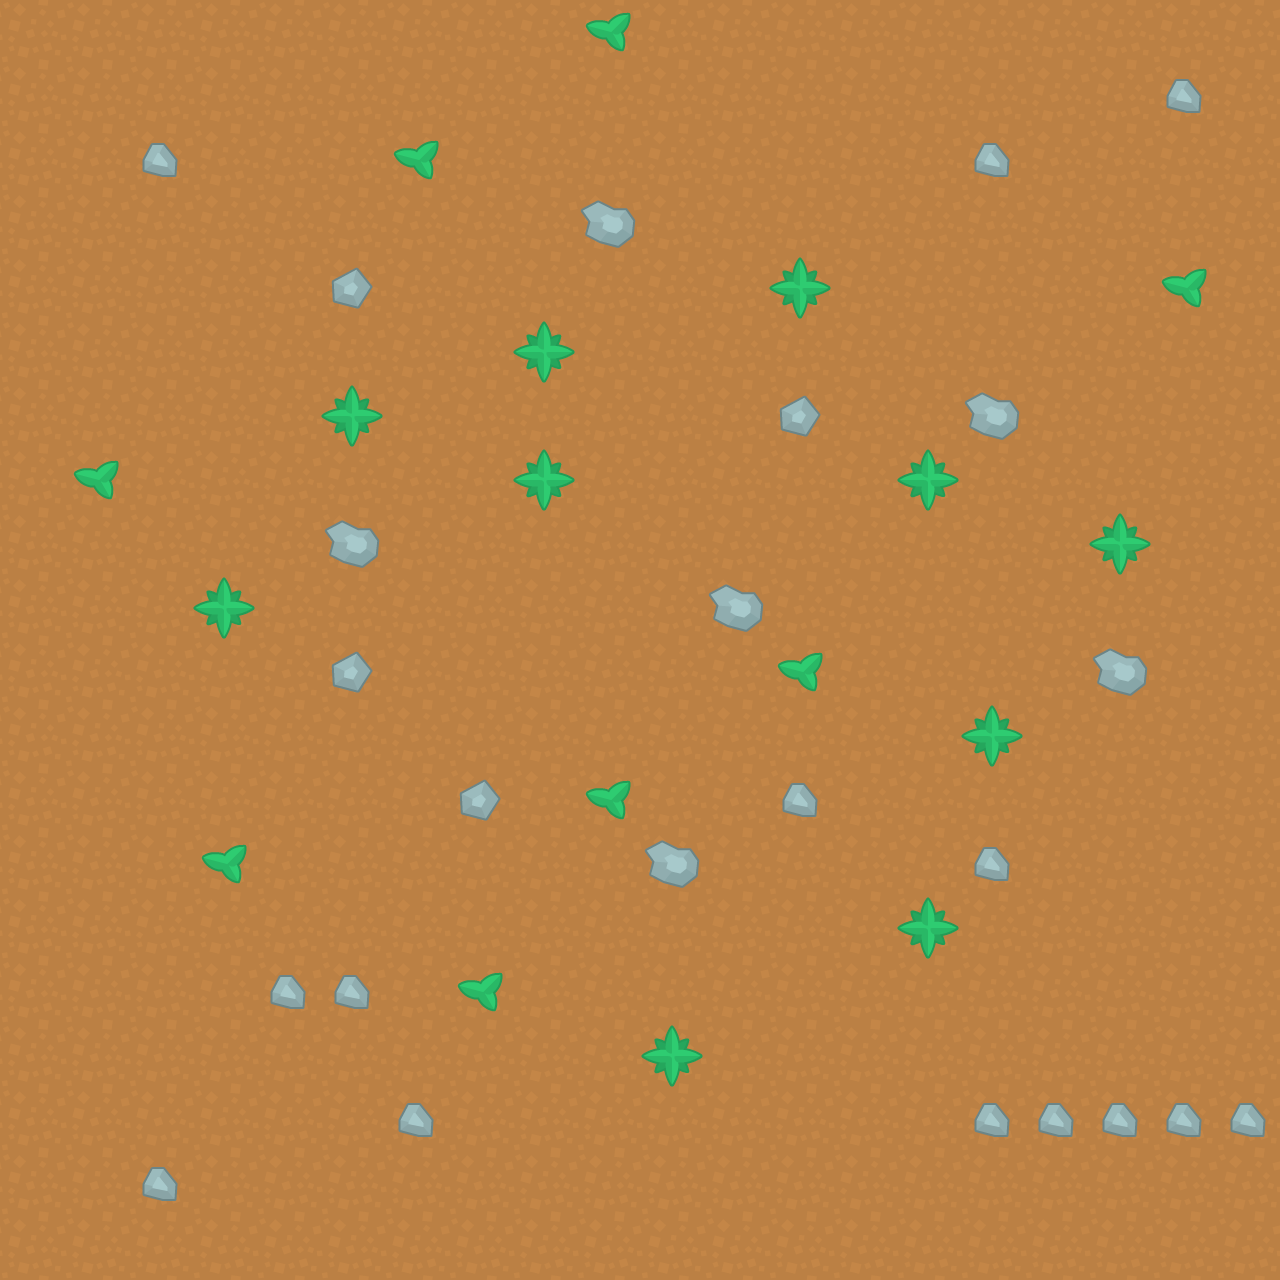

A level layout from a 2D game, rendered from its tile map. Below: a short description, then the map file with its tile-grid data intact:
An orthogonal 20x20 tile map with 64x64 px tiles, 3 tile layers (Calque de Tile 1, Calque 2, Calque 3) and 5 objects (2x PORTE).

<map version="1.0" orientation="orthogonal" renderorder="left-up" width="20" height="20" tilewidth="64" tileheight="64" nextobjectid="9">
 <tileset firstgid="1" name="towerDefense_tilesheet" tilewidth="64" tileheight="64" tilecount="299" columns="23">
  <image source="../images/towerDefense_tilesheet.png" width="1472" height="832" />
  <tile id="134">
   <animation>
    <frame tileid="295" duration="300" />
    <frame tileid="296" duration="300" />
    <frame tileid="297" duration="300" />
    <frame tileid="296" duration="300" />
   </animation>
  </tile>
 </tileset>
 <layer name="Calque de Tile 1" width="20" height="20">
  <data encoding="csv">
168,168,168,168,168,168,168,168,168,168,168,168,168,168,168,168,168,168,168,168,
168,168,168,168,168,168,168,168,168,168,168,168,168,168,168,168,168,168,168,168,
168,168,168,168,168,168,168,168,168,168,168,168,168,168,168,168,168,168,168,168,
168,168,168,168,168,168,168,168,168,168,168,168,168,168,168,168,168,168,168,168,
168,168,168,168,168,168,168,168,168,168,168,168,168,168,168,168,168,168,168,168,
168,168,168,168,168,168,168,168,168,168,168,168,168,168,168,168,168,168,168,168,
168,168,168,168,168,168,168,168,168,168,168,168,168,168,168,168,168,168,168,168,
168,168,168,168,168,168,168,168,168,168,168,168,168,168,168,168,168,168,168,168,
168,168,168,168,168,168,168,168,168,168,168,168,168,168,168,168,168,168,168,168,
168,168,168,168,168,168,168,168,168,168,168,168,168,168,168,168,168,168,168,168,
168,168,168,168,168,168,168,168,168,168,168,168,168,168,168,168,168,168,168,168,
168,168,168,168,168,168,168,168,168,168,168,168,168,168,168,168,168,168,168,168,
168,168,168,168,168,168,168,168,168,168,168,168,168,168,168,168,168,168,168,168,
168,168,168,168,168,168,168,168,168,168,168,168,168,168,168,168,168,168,168,168,
168,168,168,168,168,168,168,168,168,168,168,168,168,168,168,168,168,168,168,168,
168,168,168,168,168,168,168,168,168,168,168,168,168,168,168,168,168,168,168,168,
168,168,168,168,168,168,168,168,168,168,168,168,168,168,168,168,168,168,168,168,
168,168,168,168,168,168,168,168,168,168,168,168,168,168,168,168,168,168,168,168,
168,168,168,168,168,168,168,168,168,168,168,168,168,168,168,168,168,168,168,168,
168,168,168,168,168,168,168,168,168,168,168,168,168,168,168,168,168,168,168,168
</data>
 </layer>
 <layer name="Calque 2" width="20" height="20">
  <data encoding="csv">
0,0,0,0,0,0,0,0,0,0,0,0,0,0,0,0,0,0,0,0,
0,0,0,0,0,0,0,0,0,0,0,0,0,0,0,0,0,0,136,0,
0,0,136,0,0,0,0,0,0,0,0,0,0,0,0,136,0,0,0,0,
0,0,0,0,0,0,0,0,0,137,0,0,0,0,0,0,0,0,0,0,
0,0,0,0,0,138,0,0,0,0,0,0,0,0,0,0,0,0,0,0,
0,0,0,0,0,0,0,0,0,0,0,0,0,0,0,0,0,0,0,0,
0,0,0,0,0,0,0,0,0,0,0,0,138,0,0,137,0,0,0,0,
0,0,0,0,0,0,0,0,0,0,0,0,0,0,0,0,0,0,0,0,
0,0,0,0,0,137,0,0,0,0,0,0,0,0,0,0,0,0,0,0,
0,0,0,0,0,0,0,0,0,0,0,137,0,0,0,0,0,0,0,0,
0,0,0,0,0,138,0,0,0,0,0,0,0,0,0,0,0,137,0,0,
0,0,0,0,0,0,0,0,0,0,0,0,0,0,0,0,0,0,0,0,
0,0,0,0,0,0,0,138,0,0,0,0,136,0,0,0,0,0,0,0,
0,0,0,0,0,0,0,0,0,0,137,0,0,0,0,136,0,0,0,0,
0,0,0,0,0,0,0,0,0,0,0,0,0,0,0,0,0,0,0,0,
0,0,0,0,136,136,0,0,0,0,0,0,0,0,0,0,0,0,0,0,
0,0,0,0,0,0,0,0,0,0,0,0,0,0,0,0,0,0,0,0,
0,0,0,0,0,0,136,0,0,0,0,0,0,0,0,136,136,136,136,136,
0,0,136,0,0,0,0,0,0,0,0,0,0,0,0,0,0,0,0,0,
0,0,0,0,0,0,0,0,0,0,0,0,0,0,0,0,0,0,0,0
</data>
 </layer>
 <layer name="Calque 3" width="20" height="20">
  <data encoding="csv">
0,0,0,0,0,0,0,0,0,133,0,0,0,0,0,0,0,0,0,0,
0,0,0,0,0,0,0,0,0,0,0,0,0,0,0,0,0,0,0,0,
0,0,0,0,0,0,133,0,0,0,0,0,0,0,0,0,0,0,0,0,
0,0,0,0,0,0,0,0,0,0,0,0,0,0,0,0,0,0,0,0,
0,0,0,0,0,0,0,0,0,0,0,0,135,0,0,0,0,0,133,0,
0,0,0,0,0,0,0,0,135,0,0,0,0,0,0,0,0,0,0,0,
0,0,0,0,0,135,0,0,0,0,0,0,0,0,0,0,0,0,0,0,
0,133,0,0,0,0,0,0,135,0,0,0,0,0,135,0,0,0,0,0,
0,0,0,0,0,0,0,0,0,0,0,0,0,0,0,0,0,135,0,0,
0,0,0,135,0,0,0,0,0,0,0,0,0,0,0,0,0,0,0,0,
0,0,0,0,0,0,0,0,0,0,0,0,133,0,0,0,0,0,0,0,
0,0,0,0,0,0,0,0,0,0,0,0,0,0,0,135,0,0,0,0,
0,0,0,0,0,0,0,0,0,133,0,0,0,0,0,0,0,0,0,0,
0,0,0,133,0,0,0,0,0,0,0,0,0,0,0,0,0,0,0,0,
0,0,0,0,0,0,0,0,0,0,0,0,0,0,135,0,0,0,0,0,
0,0,0,0,0,0,0,133,0,0,0,0,0,0,0,0,0,0,0,0,
0,0,0,0,0,0,0,0,0,0,135,0,0,0,0,0,0,0,0,0,
0,0,0,0,0,0,0,0,0,0,0,0,0,0,0,0,0,0,0,0,
0,0,0,0,0,0,0,0,0,0,0,0,0,0,0,0,0,0,0,0,
0,0,0,0,0,0,0,0,0,0,0,0,0,0,0,0,0,0,0,0
</data>
 </layer>
 <objectgroup name="objets 1">
  <properties>
   <property name="layer" type="int" value="3" />
  </properties>
  <object id="1" gid="250" x="832" y="192" width="64" height="64" />
  <object id="2" gid="251" x="640" y="448" width="64" height="64" />
  <object id="3" gid="251" x="640" y="576" width="64" height="64" />
  <object id="6" type="PORTE" gid="64" x="1216" y="512" width="64" height="64">
   <properties>
    <property name="target" type="file" value="testmap.tmx" />
    <property name="target.x" type="int" value="128" />
    <property name="target.y" type="int" value="64" />
   </properties>
  </object>
  <object id="7" type="PORTE" gid="91" x="1216" y="704" width="64" height="64">
   <properties>
    <property name="target" type="file" value="map3.tmx" />
    <property name="target.x" type="int" value="0" />
    <property name="target.y" type="int" value="128" />
   </properties>
  </object>
 </objectgroup>
</map>
